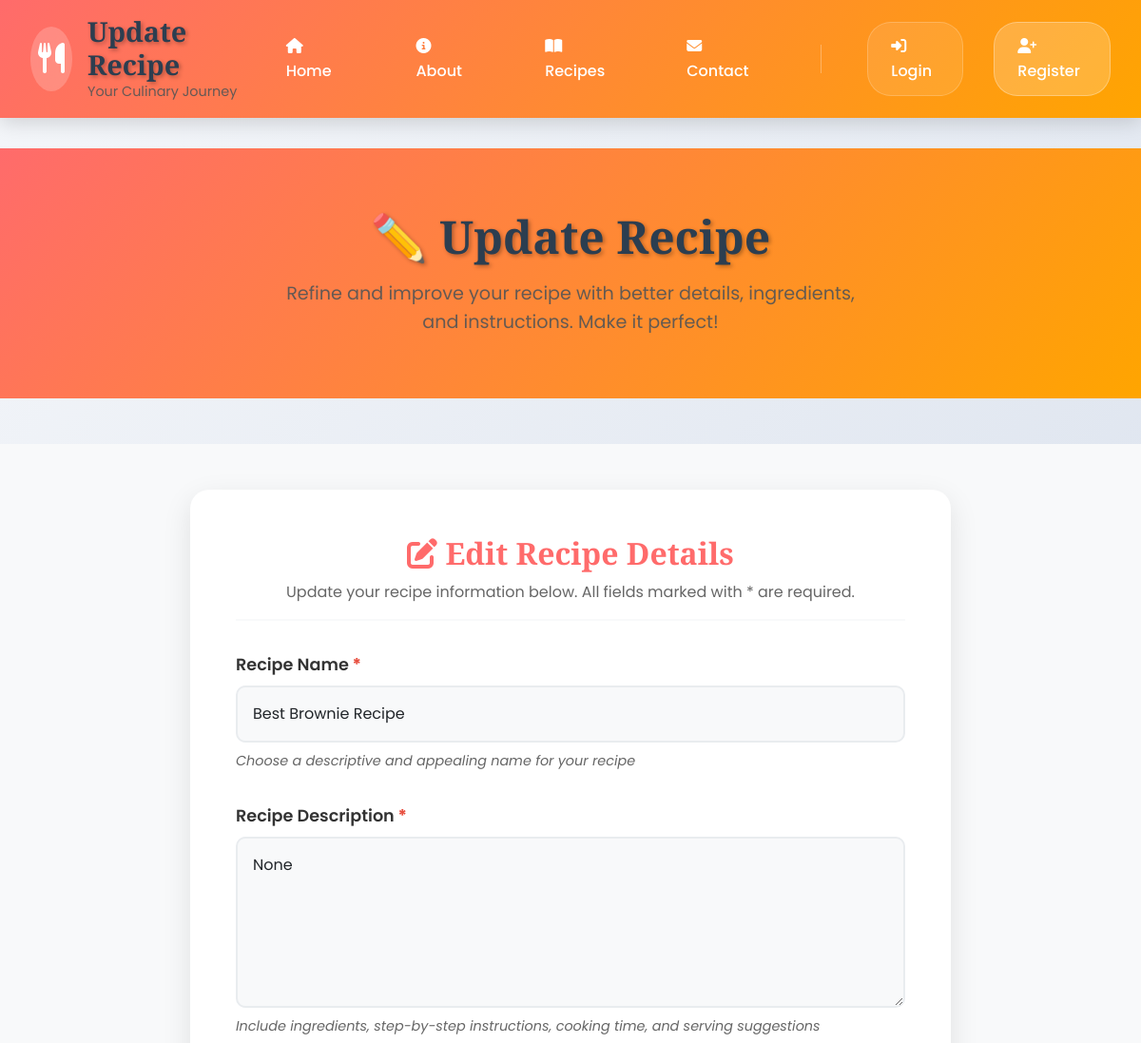
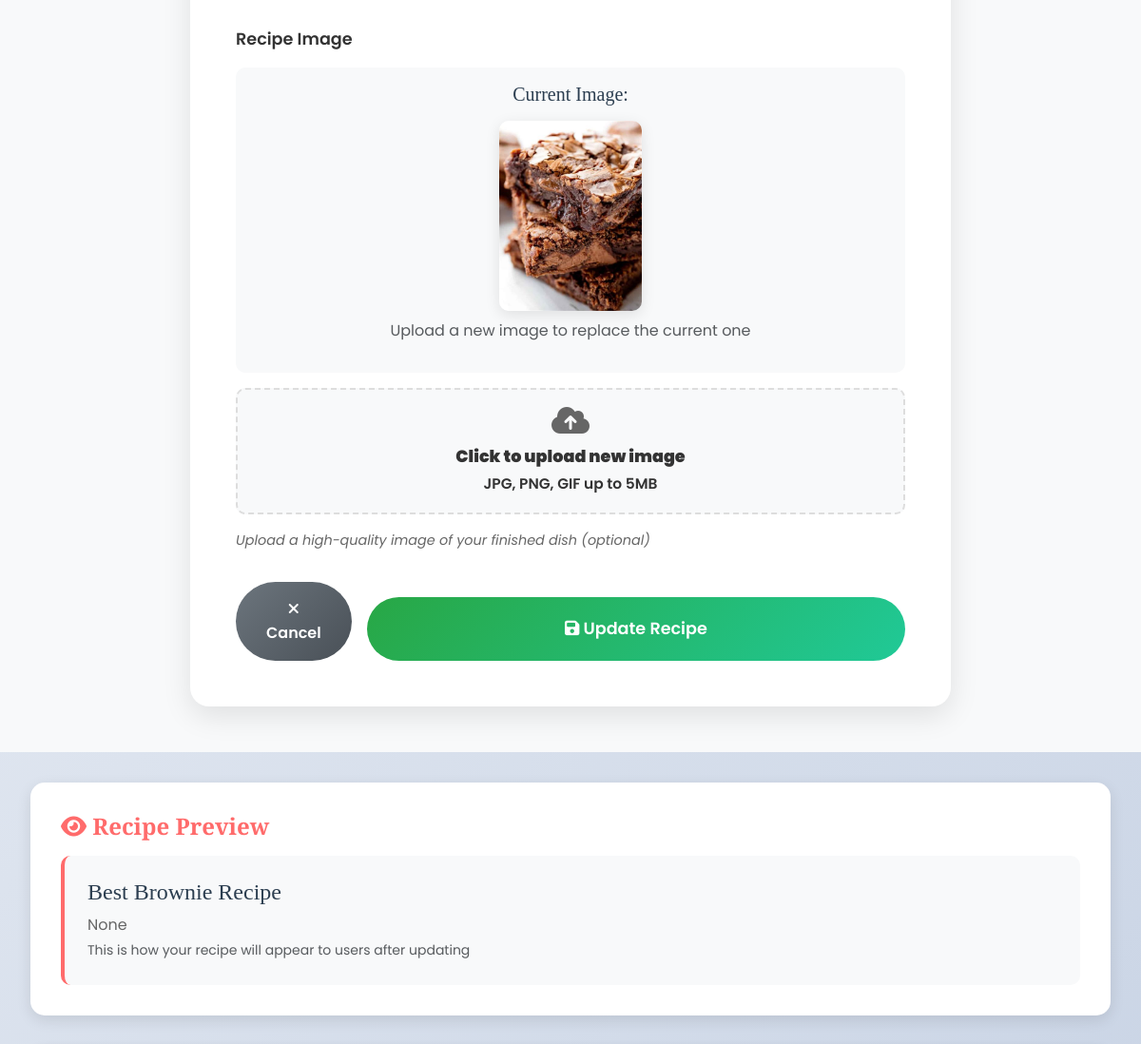
Before: /update_receipe/2/ (upper part) with the older database file (2 pictures, top to bottom).
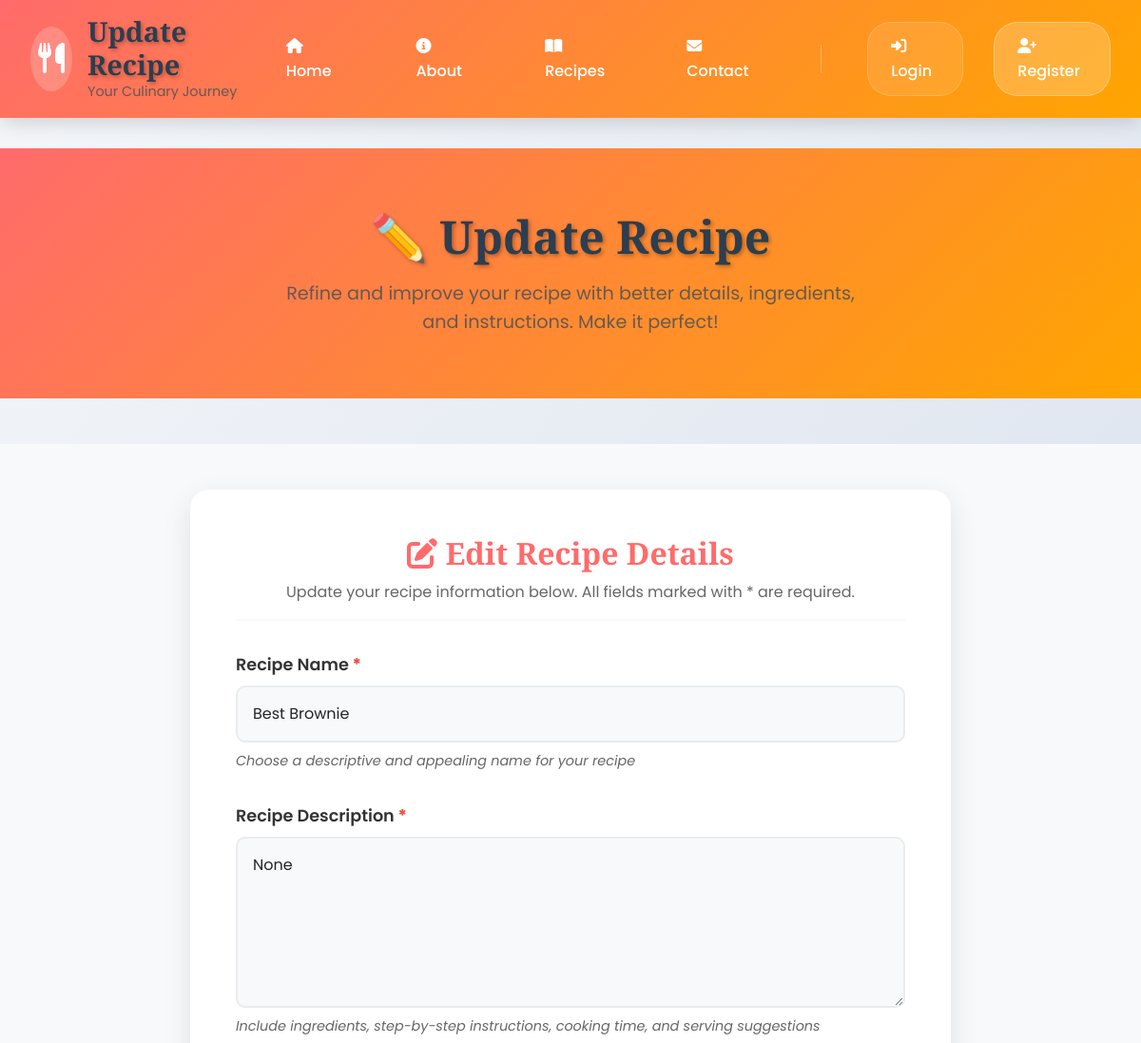
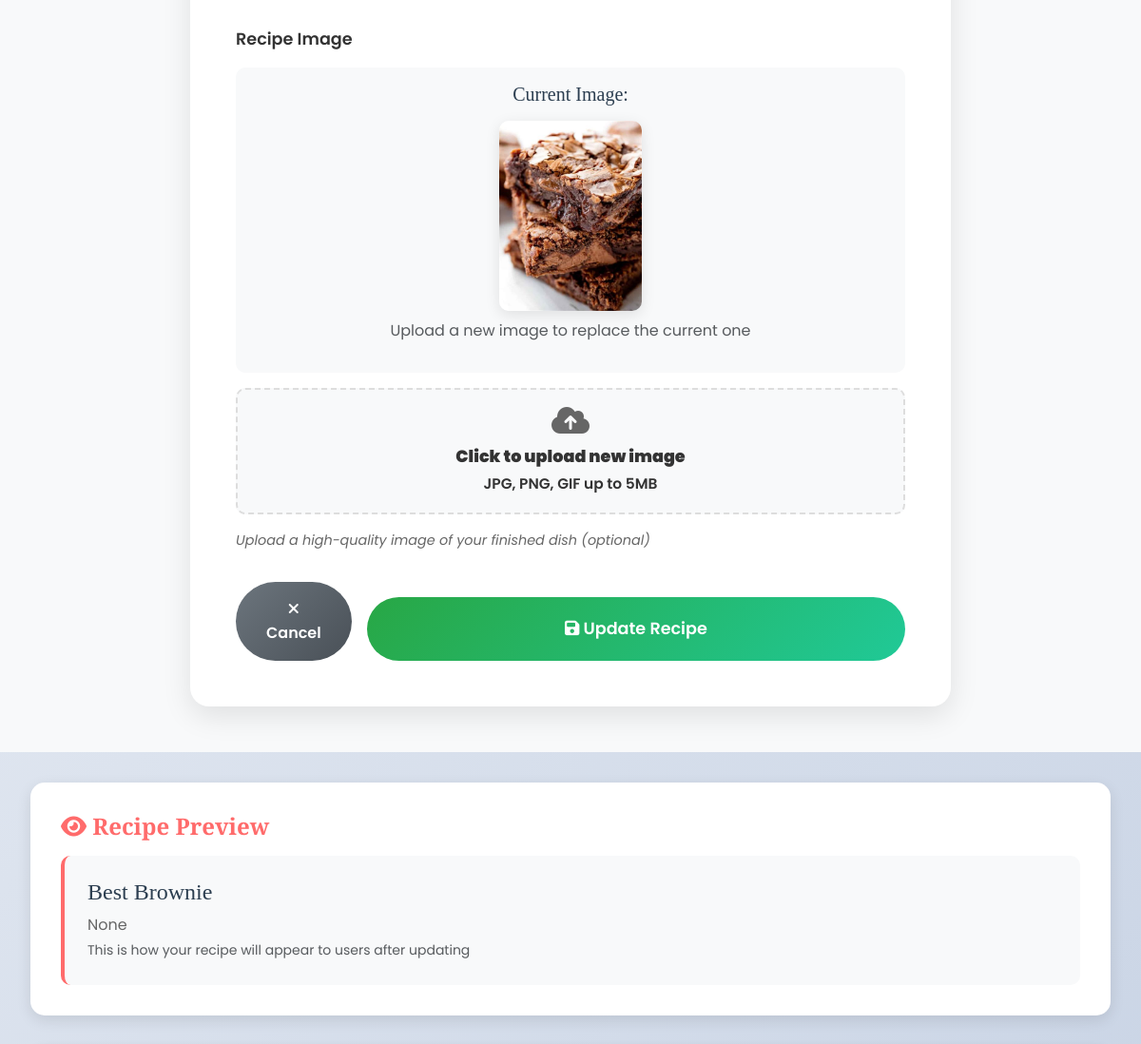
After: the same page with the newer database file (2 pictures, top to bottom).
### vege/models.py (models this page shows)
class Receipe(models.Model):
    user = models.ForeignKey(User,on_delete=models.SET_NULL,null=True,blank =True)# models.cascade ka mtlb hai user deletion = user delete krna chahta  h toh krdo
    receipe_name= models.CharField( max_length=100)
    receipe_discription=models.TextField(null=True, blank=True)
    receipe_image=models.ImageField((""), upload_to="receipe", height_field=None, width_field=None, max_length=None)

### vege/views.py (the view, shortened to what this page needs)
# urls.py: path('update_receipe/<id>/',update_receipe,name="update_receipe"),
def update_receipe(request,id):
   queryset=Receipe.objects.get(id = id)
   context={'receipe':queryset}
   return render(request,'update_receipes.html',context)

### vege/templates/update_receipes.html (shortened to what this page needs)
{% extends 'home/base.html' %}
{% block header_title %}Update Recipe{% endblock %}
{% block content %}
<div class="update-hero">
    <div class="container">
        <h1>✏️ Update Recipe</h1>
        <p>Refine and improve your recipe with better details, ingredients, and instructions. Make it perfect!</p>
    </div>
</div>
<div class="update-form-section">
    <div class="container">
        <div class="update-form">
            <div class="form-header">
                <h2><i class="fas fa-edit"></i> Edit Recipe Details</h2>
                <p>Update your recipe information below. All fields marked with * are required.</p>
            </div>
            <form method="post" enctype="multipart/form-data">
                <div class="form-group">
                    <label for="receipe_name" class="required-field">Recipe Name</label>
                    <input name="receipe_name" value="{{receipe.receipe_name}}" type="text" class="form-control" id="receipe_name" placeholder="Enter recipe name" required>
                    <div class="help-text">Choose a descriptive and appealing name for your recipe</div>
                </div>
                <div class="form-group">
                    <label for="receipe_discription" class="required-field">Recipe Description</label>
                    <textarea class="form-control" name="receipe_discription" id="receipe_discription" rows="6" placeholder="Describe your recipe, including ingredients, cooking instructions, and any special tips..." required>{{receipe.receipe_discription}}</textarea>
                    <div class="help-text">Include ingredients, step-by-step instructions, cooking time, and serving suggestions</div>
                </div>
                <div class="form-group">
                    <label for="receipe_image">Recipe Image</label>
                    {% if receipe.receipe_image %}
                    <div class="current-image">
                        <h5>Current Image:</h5>
                        <img src="/media/{{receipe.receipe_image}}" alt="{{receipe.receipe_name}}" class="img-fluid">
                        <p class="mt-2 text-muted">Upload a new image to replace the current one</p>
                    </div>
                    {% endif %}
                    <div class="file-input-wrapper">
                        <label for="receipe_image" class="file-input-label">
                            <i class="fas fa-cloud-upload-alt"></i>
                            <div>
                                <strong>Click to upload new image</strong><br>
                                <small>JPG, PNG, GIF up to 5MB</small>
                            </div>
                        </label>
                    </div>
                    <div class="help-text">Upload a high-quality image of your finished dish (optional)</div>
                </div>
                <div class="action-buttons">
                    <a href="{% url 'receipes' %}" class="btn-cancel">
                        <i class="fas fa-times"></i> Cancel
                    </a>
                    <button type="submit" class="submit-btn">
                        <i class="fas fa-save"></i> Update Recipe
                    </button>
                </div>
            </form>
        </div>
    </div>
</div>
<div class="container">
    <div class="preview-section">
        <h3 class="preview-title"><i class="fas fa-eye"></i> Recipe Preview</h3>
        <div class="preview-content">
            <h4>{{receipe.receipe_name}}</h4>
            <p>{{receipe.receipe_discription|truncatewords:50}}</p>
            <small class="text-muted">This is how your recipe will appear to users after updating</small>
        </div>
    </div>
</div>
{% endblock %}

Changed rows visible on the page:
changed Receipe "None": receipe_name "Best Brownie Recipe" → "Best Brownie"
